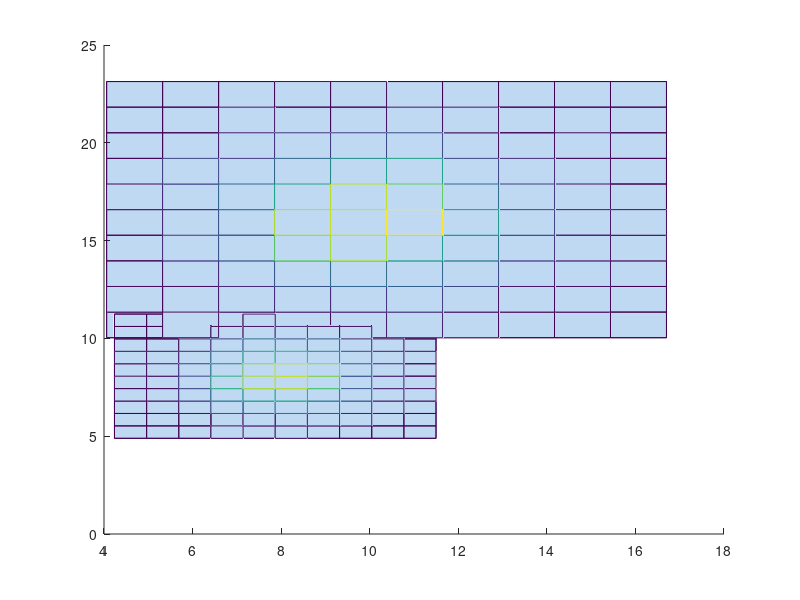

Write MATLAB code to recreate this figure. (Note: this script raises an error after producing the figure.)
close all;
%% Init
muSaumon = [8 8];
sigmaSaumon = [1 0 ; 0 1];
muBar = [10 16];
sigmaBar = [4 0; 0 4];
% sizeVT = 1000;
sizeVTSaumon = 1000;
sizeVTBar = 1000;
VTSaumon = mvnrnd(muSaumon, sigmaSaumon, sizeVTSaumon);
VTBar = mvnrnd(muBar, sigmaBar, sizeVTBar);

hold on;
hist3(VTSaumon);
hist3(VTBar);
hold off;

mcost = [0 1 ; 5 0];

nbIter = 100;
sizeTrain = 100;
nbBarErreur = zeros(nbIter,1);
nbSaumonErreur = zeros(nbIter,1);
erreurmoyenne = zeros(nbIter,1);

ACPnbBarErreur = zeros(nbIter,1);
ACPnbSaumonErreur = zeros(nbIter,1);
ACPerreurmoyenne = zeros(nbIter,1);

ACInbBarErreur = zeros(nbIter,1);
ACInbSaumonErreur = zeros(nbIter,1);
ACIerreurmoyenne = zeros(nbIter,1);
%% 
for i=1:nbIter
    
    SaumonIndice = randperm(sizeVTSaumon, sizeVTSaumon);
    TrainSaumonIndice = SaumonIndice(1:sizeTrain);
    TrainSaumon = VTSaumon(TrainSaumonIndice,:);
    muSaumonTrain = mean(TrainSaumon);
    sigmaSaumonTrain = cov(TrainSaumon);
    
    BarIndice = randperm(sizeVTBar,sizeVTBar);
    TrainBarIndice = BarIndice(1:sizeTrain);
    TrainBar = VTBar(TrainBarIndice,:);
    muBarTrain = mean(TrainBar);
    sigmaBarTrain = cov(TrainBar);
    
    TestBarIndice =  BarIndice(sizeTrain+1:sizeVTBar);
    TestSaumonIndice =  SaumonIndice(sizeTrain+1:sizeVTSaumon);
    
    TestBar =  [VTBar(TestBarIndice,:); VTBar(TestBarIndice,:)];
    TestSaumon = [VTSaumon(TestSaumonIndice,:); VTSaumon(TestSaumonIndice,:)];
    %% MAP
    ResBar = MyClassifBayesien(TestBar,muBarTrain,sigmaBarTrain,muSaumonTrain,sigmaSaumonTrain,mcost, sizeVTBar, sizeVTSaumon);
    ResSaumon = MyClassifBayesien(TestSaumon,muBarTrain,sigmaBarTrain,muSaumonTrain,sigmaSaumonTrain,mcost,sizeVTBar, sizeVTSaumon);
    nbBarErreur(i) = ((size(ResBar,1)-sum(ResBar)) / sizeVTBar) * 100;
    nbSaumonErreur(i) = (sum(ResSaumon) / sizeVTSaumon) * 100;
    
    erreurmoyenne(i) = ((nbBarErreur(i) * length(TestBar)) + (nbSaumonErreur(i) * length(TestSaumon)))./ (length(TestSaumon) + length(TestBar));
    
    %% ACP + MAP
    echantillons = [TrainBar; TrainSaumon];
    [myacp, C, moy]= CalculACP(echantillons);
    ACPTrainW = transpose(myacp(:,1));
    ACPBarTrainCentre = TrainBar - moy;
    ACPSaumonTrainCentre = TrainSaumon - moy;
    
    ACPBarTrainProj = transpose(ACPTrainW * ACPBarTrainCentre');
    ACPSaumonTrainProj = transpose(ACPTrainW * ACPSaumonTrainCentre');

    ACPmuBarTrain = mean(ACPBarTrainProj);
    ACPsigmaBarTrain = cov(ACPBarTrainProj);
    
    ACPmuSaumonTrain = mean(ACPSaumonTrainProj);
    ACPsigmaSaumonTrain = cov(ACPSaumonTrainProj);
    
    echantillons = [TestBar; TestSaumon];
    [myacp, C, moy] = CalculACP(echantillons);
    
    ACPTestW = transpose(myacp(:,1));
    ACPBarTestCentre = TestBar - moy;
    ACPSaumonTestCentre = TestSaumon - moy;
    
    ACPBarTestProj = transpose(ACPTestW * ACPBarTestCentre');
    ACPSaumonTestProj = transpose(ACPTestW * ACPSaumonTestCentre');
    
    sizeBarProj = length(ACPBarTestProj);
    sizeSaumonProj = length(ACPSaumonTestProj);
    
    ACPResBar = MyClassifBayesien(ACPBarTestProj,ACPmuBarTrain,ACPsigmaBarTrain,ACPmuSaumonTrain,ACPsigmaSaumonTrain,mcost, sizeBarProj, sizeSaumonProj);
    ACPResSaumon = MyClassifBayesien(ACPSaumonTestProj,ACPmuBarTrain,ACPsigmaBarTrain,ACPmuSaumonTrain,ACPsigmaSaumonTrain,mcost,sizeBarProj, sizeSaumonProj);
    ACPnbBarErreur(i) = ((size(ACPResBar,1)-sum(ACPResBar)) / sizeBarProj) * 100;
    ACPnbSaumonErreur(i) = (sum(ACPResSaumon) / sizeSaumonProj) * 100;
    
    ACPerreurmoyenne(i) = ((ACPnbBarErreur(i) * length(ACPBarTestProj)) + (ACPnbSaumonErreur(i) * length(ACPSaumonTestProj)))./ (length(ACPSaumonTestProj) + length(ACPBarTestProj));
    
    %% ACI + MAP
  myaci = CalculACI(TrainBar, TrainSaumon);
  ACITrainW = transpose(myaci(:,1));
  ACITrainBarProj = transpose(ACITrainW * TrainBar');
  ACITrainSaumonProj = transpose(ACITrainW * TrainSaumon');
  
  ACImuBarTrain = mean(ACITrainBarProj);
  ACIsigmaBarTrain = cov(ACITrainBarProj);
  
  ACImuSaumonTrain = mean(ACITrainSaumonProj);
  ACIsigmaSaumonTrain = cov(ACITrainSaumonProj);
  
  myaci = CalculACI(TestBar, TestSaumon);
  
  ACITestW = transpose(myaci(:,1));
  ACIBarTestProj = transpose(ACITestW * TestBar');
  ACISaumonTestProj = transpose(ACITestW * TestSaumon');
  
  sizeBarProj = length(ACIBarTestProj);
  sizeSaumonProj = length(ACISaumonTestProj);
  
  ACIResBar = MyClassifBayesien(ACIBarTestProj,ACImuBarTrain,ACIsigmaBarTrain,ACImuSaumonTrain,ACIsigmaSaumonTrain,mcost, sizeBarProj, sizeSaumonProj);
  ACIResSaumon = MyClassifBayesien(ACISaumonTestProj,ACImuBarTrain,ACIsigmaBarTrain,ACImuSaumonTrain,ACIsigmaSaumonTrain,mcost,sizeBarProj, sizeSaumonProj);
  ACInbBarErreur(i) = ((size(ACPResBar,1)-sum(ACPResBar)) / sizeBarProj) * 100;
  ACInbSaumonErreur(i) = (sum(ACPResSaumon) / sizeSaumonProj) * 100;
  
  ACIerreurmoyenne(i) = ((ACInbBarErreur(i) * length(ACIBarTestProj)) + (ACInbSaumonErreur(i) * length(ACISaumonTestProj)))./ (length(ACISaumonTestProj) + length(ACIBarTestProj));
  
end;
%% Affichage des'erreurs
figure('Name','Error MAP');
plot(1:1:nbIter,nbBarErreur,'color','g');
hold on;
plot(1:1:nbIter,nbSaumonErreur,'color','b');
plot(1:1:nbIter,erreurmoyenne,'color','r');
hold off;

%%%%ACP
figure('Name','Error ACP + MAP');
hold on
plot(1:1:nbIter,ACPnbBarErreur,'color','g');
hold on;
plot(1:1:nbIter,ACPnbSaumonErreur,'color','b');
plot(1:1:nbIter,ACPerreurmoyenne,'color','r');
hold off;

%%%%ACI
figure('Name','Error ACI + MAP');
hold on 
plot(1:1:nbIter,ACInbBarErreur,'color','g');
hold on;
plot(1:1:nbIter,ACInbSaumonErreur,'color','b');
plot(1:1:nbIter,ACIerreurmoyenne,'color','r');
hold off;
%%
% %%%%%%%%%%%%%%%%%%%%%%%%%%%%%%%%%
% echantillons = [VTBar; VTSaumon];
% figure('Name','ACP');
% hold on
% 
% [myacp, C, moy]= CalculACP(echantillons);
% scatter(C(:,1), C(:,2));
% W = transpose(myacp(:,1));
% 
% CProj = transpose(W * C');
% Cbis = transpose(CProj * W);
% y = droite2DVd(C,W,[0 0]);
% plot(C,y);
% 
% yproj = droite2DVd(Cbis,W,[0 0]);
% scatter(Cbis(:,1),yproj(:,1));
% hold off

%%%%%%%%%%%%%%%%%%%%%%%%%%%%%%%%%
% moy = mean(echantillons);
% v = CalculACI(VTBar, VTSaumon);
% %vcentre = v + moy;
% % VTBarCentre = VTBar - moy;
% % VTSaumonCentre = VTSaumon - moy;
% figure('Name','ACI');
% hold on 
% %plot(v(:,1));
% axis image;
% plot(0:20, droite2DVd(0:20,v,moy), 'b');
% plot(0:20, droite2DVd(0:20,v(:,2),moy), 'k');
% scatter(VTBar(:,1),VTBar(:,2),'g');
% scatter(VTSaumon(:,1),VTSaumon(:,2),'r');
% hold off

%%%%%%%%%%%%%%%%%%%%%%%%%%%%%%%%%
